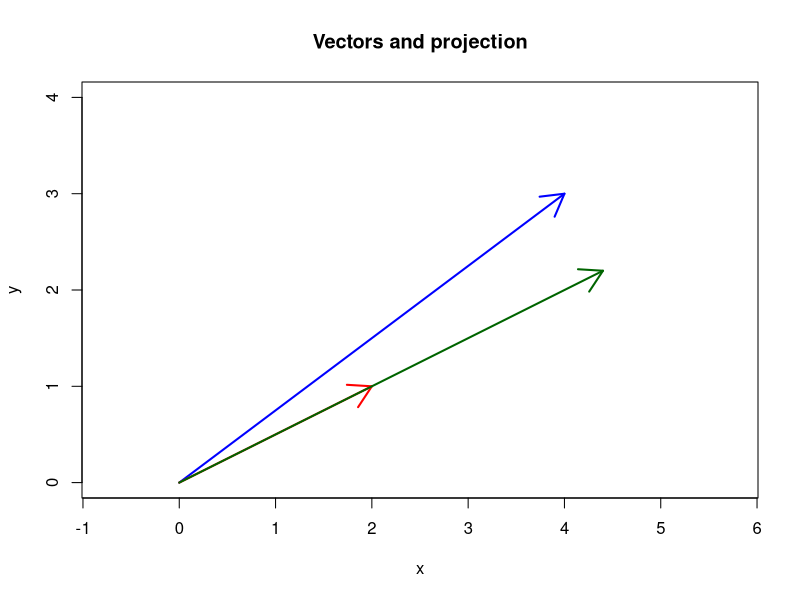

Generate this figure with R:
# Laboratory A: vectors and projections
u <- c(4, 3)
v <- c(2, 1)
dot <- sum(u * v)
angle <- acos(dot / (sqrt(sum(u^2)) * sqrt(sum(v^2))))
projection <- dot / sum(v^2) * v
residual <- u - projection
print(list(angle_degrees=angle*180/pi, projection=projection, residual=residual, orthogonality=sum(residual*v)))
plot(c(0,u[1],v[1],projection[1]), c(0,u[2],v[2],projection[2]), type="n", xlim=c(0,5), ylim=c(0,4), asp=1, xlab="x", ylab="y", main="Vectors and projection")
arrows(0,0,u[1],u[2],col="blue",lwd=2); arrows(0,0,v[1],v[2],col="red",lwd=2); arrows(0,0,projection[1],projection[2],col="darkgreen",lwd=2)
